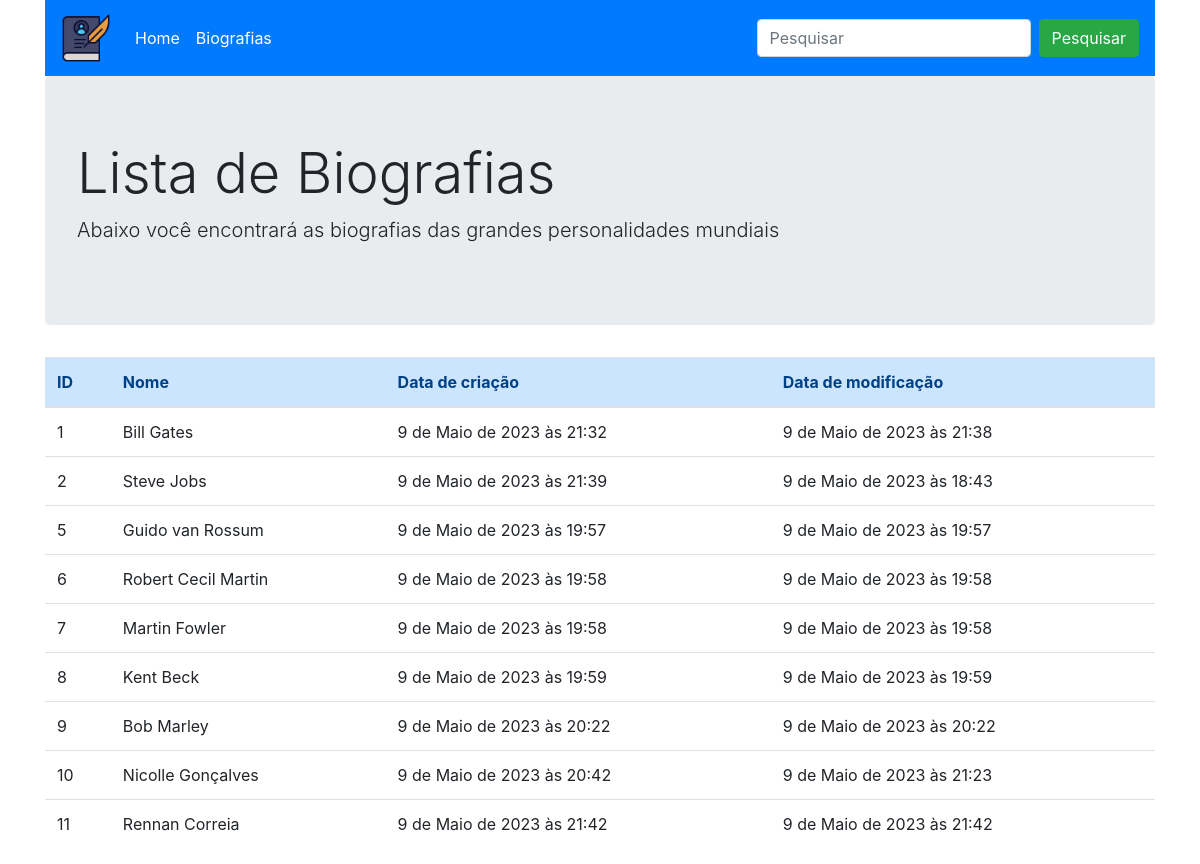
The app's page /lista/ with its own data.
### core/models.py (models this page shows, shortened)
class Pessoa(models.Model):
    nome = models.CharField(max_length=200)
    biografia = models.TextField()
    url_foto = models.CharField(max_length=1000)
    data_criacao = models.DateTimeField(auto_now_add=True)
    data_modificacao = models.DateTimeField(auto_now=True)

### core/views.py (the view)
# urls.py: path('lista/', views.lista, name='lista'),
def lista(request):
    pesquisa = request.GET.get('pesquisa')
    if pesquisa:
        pessoas = Pessoa.objects.filter(nome__contains=pesquisa)
    else:
        pessoas = Pessoa.objects.all()
    context = {
        'pessoas': pessoas
    }
    return render(request, 'core/lista.html', context=context)

### core/templates/core/lista.html (shortened to what this page needs)
{% extends 'base.html' %}
{% block content %}
<div class="jumbotron">
    <h1 class="display-4">Lista de Biografias</h1>
    <p class="lead">Abaixo você encontrará as biografias das grandes personalidades mundiais</p>
</div>
<table class="table">
    <thead>
    <tr class="alert-primary">
        <th>ID</th>
        <th>Nome</th>
        <th>Data de criação</th>
        <th>Data de modificação</th>
    </tr>
    </thead>
    <tbody>
    {% for pessoa in pessoas %}
    <tr>
        <td>{{ pessoa.id }}</td>
        <td>{{ pessoa.nome }}</td>
        <td>{{ pessoa.data_criacao }}</td>
        <td>{{ pessoa.data_modificacao }}</td>
    </tr>
    {% endfor %}
    </tbody>
</table>
{% endblock %}

### core/templates/base.html (shortened to what this page needs)
<!doctype html>
{%load static %}
<html lang="en">
<head>
    <link rel="stylesheet" href="https://cdn.jsdelivr.net/npm/bootstrap@4.5.3/dist/css/bootstrap.min.css"
>
</head>
<body>
<div class="container">
    {% include 'core/navbar.html' %}
</div>
<div class="container">
    {% block content %}
    {% endblock %}
</div>
</body>
</html>

### core/templates/core/navbar.html (shortened to what this page needs)
{% load static %}
<nav class="navbar navbar-expand-lg navbar-dark bg-primary">
    <a class="navbar-brand" href="{% url 'index' %}">
        <img src="{% static 'img/logo.png' %}" width ="50">
    </a>
    <div class="collapse navbar-collapse" id="navbarSupportedContent">
        <ul class="navbar-nav mr-auto">
            <li class="nav-item active">
                <a class="nav-link" href="{% url 'index' %}">Home</a>
            </li>
            <li class="nav-item active">
                <a class="nav-link" href="{% url 'lista' %}">Biografias</a>
            </li>
        </ul>
        <form class="form-inline my-2 my-lg-0" action="{% url 'lista' %}" method="get">
            <input class="form-control mr-sm-2" type="search" name="pesquisa" placeholder="Pesquisar"
                   aria-label="Search">
            <button class="btn btn-success my-2 my-sm-0" type="submit">Pesquisar</button>
        </form>
    </div>
</nav>

### records on screen
Pessoa: id "1", nome "Bill Gates", data_criacao "9 de Maio de 2023 às 21:32", data_modificacao "9 de Maio de 2023 às 21:38"
Pessoa: id "2", nome "Steve Jobs", data_criacao "9 de Maio de 2023 às 21:39", data_modificacao "9 de Maio de 2023 às 18:43"
Pessoa: id "5", nome "Guido van Rossum", data_criacao "9 de Maio de 2023 às 19:57", data_modificacao "9 de Maio de 2023 às 19:57"
Pessoa: id "6", nome "Robert Cecil Martin", data_criacao "9 de Maio de 2023 às 19:58", data_modificacao "9 de Maio de 2023 às 19:58"
Pessoa: id "7", nome "Martin Fowler", data_criacao "9 de Maio de 2023 às 19:58", data_modificacao "9 de Maio de 2023 às 19:58"
Pessoa: id "8", nome "Kent Beck", data_criacao "9 de Maio de 2023 às 19:59", data_modificacao "9 de Maio de 2023 às 19:59"
Pessoa: id "9", nome "Bob Marley", data_criacao "9 de Maio de 2023 às 20:22", data_modificacao "9 de Maio de 2023 às 20:22"
Pessoa: id "10", nome "Nicolle Gonçalves", data_criacao "9 de Maio de 2023 às 20:42", data_modificacao "9 de Maio de 2023 às 21:23"
Pessoa: id "11", nome "Rennan Correia", data_criacao "9 de Maio de 2023 às 21:42", data_modificacao "9 de Maio de 2023 às 21:42"
